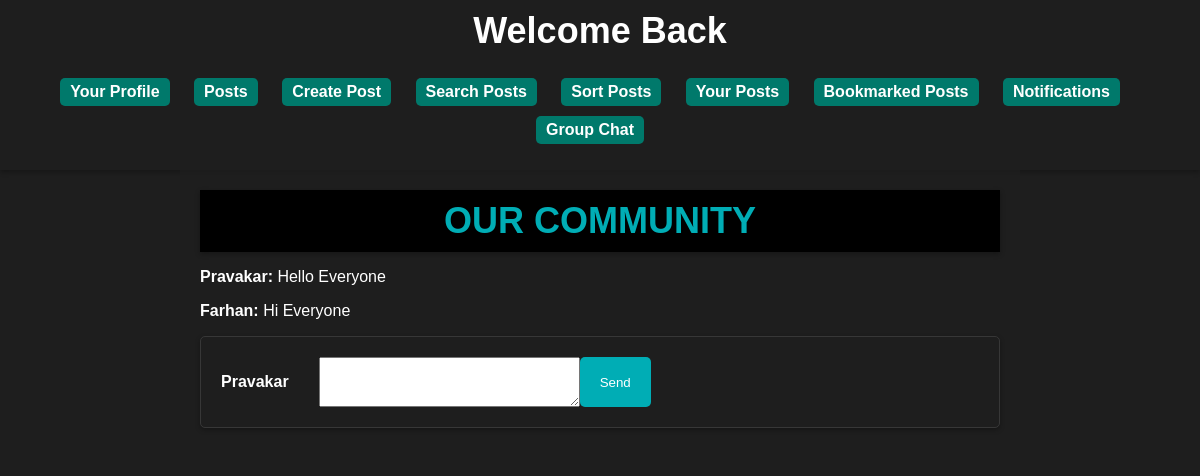
Screenshot of /users/Pravakar/chat (signed in) with the database file from the repository.
### users/models.py (models this page shows)
class Discussion(models.Model):
    user = models.ForeignKey(Register, on_delete=models.CASCADE)
    message = models.CharField(max_length=1000)

class Register(models.Model):
    username=models.CharField(max_length=30)
    email=models.EmailField()
    password=models.CharField(max_length=100)
    nid=models.IntegerField()

### users/views.py (the view)
# urls.py: path('<str:username>/chat', views.group_chat, name='group_chat'),
@csrf_exempt
def group_chat(request, username):
    username = request.session['username']
    user = Register.objects.get(username=username)
    if(request.method == "POST"):
        chat = request.POST['sendtext']
        ins = Discussion(user=user, message=chat)
        ins.save()
    discussions = Discussion.objects.all()
    return render(request, 'discussion.html', {'username': username, 'dis':discussions})

### users/templates/discussion.html (shortened to what this page needs)
{% extends 'profile_base.html' %}
{% block content %}
<body style="background-image: url('/static/bg11-.gif'); background-size: cover;">
    <header>
        <h1>OUR COMMUNITY</h1>
    </header>
    <div class="chats">
        {% for i in dis %}
        <p><strong>{{i.user.username}}: </strong>{{i.message}}</p>
        {%endfor%}
    </div>
    <div class="inpbox">
        <form method="post" style="display: flex;">
            <p><strong>{{username}}</strong></p>
            <div style="display: flex; justify-content: baseline; margin-left: 30px;">
            <textarea name="sendtext" id="" cols="30" rows="2"></textarea>
            <button type="submit">Send</button>
            </div>
        </form>
    </div>
</body>
{% endblock %}

### users/static/style.css (style rules this page uses)
body { font-family: Arial, sans-serif; margin: 0; padding: 0; background: #1E1E1E; color: #fff; }
header { background-color: #000; color: #00ADB5; text-align: center; padding: 10px; box-shadow: 0 2px 5px rgba(0, 0, 0, 0.3); transition: background 0.3s, color 0.3s; }
header h1 { margin: 0; font-size: 36px; transition: font-size 0.3s; }
form { background: rgba(30, 30, 30, 0.7); color: #fff; padding: 20px; border: 1px solid #373737; border-radius: 5px; box-shadow: 0 2px 5px rgba(0, 0, 0, 0.3); transition: background 0.3s; }
button { background: #00ADB5; color: #fff; padding: 10px 20px; border: none; border-radius: 5px; cursor: pointer; transition: background 0.3s; }

### rows the page displays
Discussion: user.username "Pravakar", message "Hello Everyone"
Discussion: user.username "Farhan", message "Hi Everyone"
Register: username "Pravakar"
